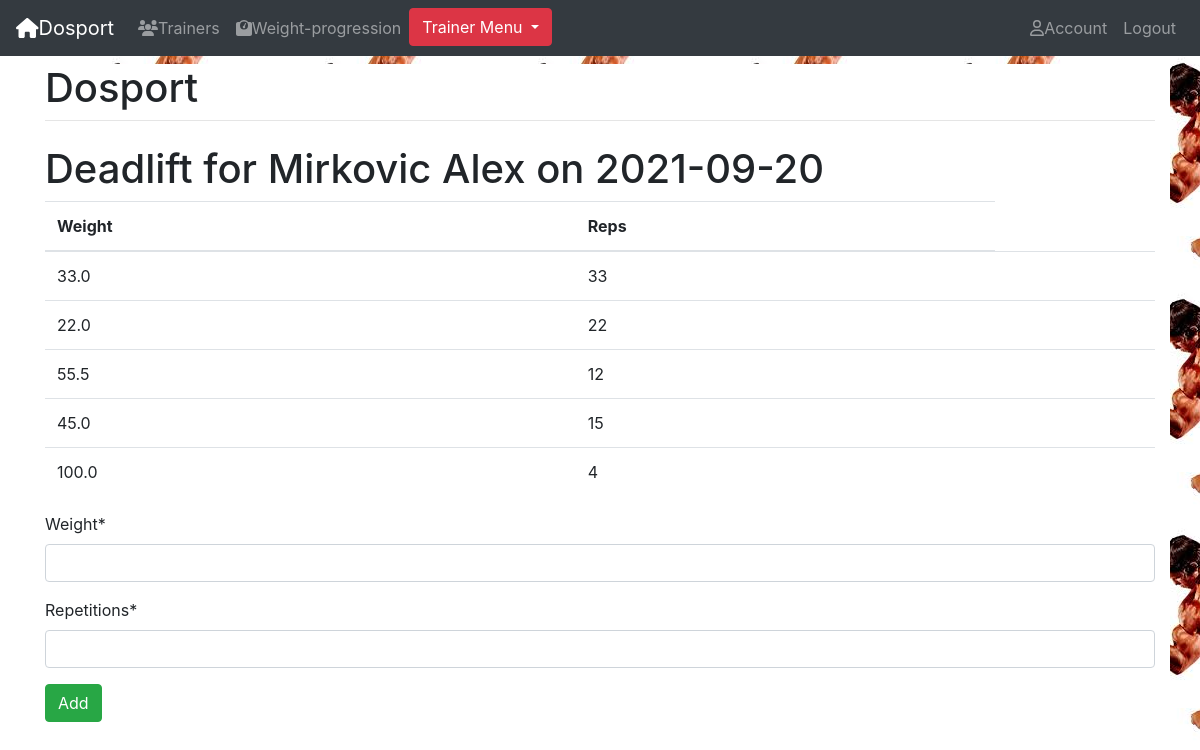
The page /add-given-set/14 (signed in) on the database its author committed.
### fitness/models.py (models this page shows, shortened)
class ExerciseInstance(mo.Model):
    exercise = mo.ForeignKey(Exercise, on_delete=mo.CASCADE)
    day = mo.ForeignKey(Day, on_delete=mo.CASCADE)
    performance = mo.FileField(upload_to='performaces/', null=1, blank=1)
    review = mo.TextField(max_length=1000, help_text='Enter a review of the performance.', null=1, blank=1)
    class Meta:
        ordering = ['exercise', 'day']
        unique_together = [['day', 'exercise']]
    def __str__(self):
        return f'{self.exercise.name} for {self.day.user} on {self.day}'

class Exercise(mo.Model):
    trainer = mo.ForeignKey(Account, on_delete=mo.CASCADE, validators=[validate_trainer])
    name = mo.CharField(max_length=50)
    description = mo.TextField(max_length=1000, help_text='Enter a brief description of the exercise.', null=1, blank=1)
    tutorial = mo.FileField(upload_to='tutorials/', null=1, blank=1)
    PRIORITY = (
        (1, 'Start'),
        (2, 'Middle'),
        (3, 'End'),
    )
    priority = mo.IntegerField(choices=PRIORITY)
    class Meta:
        ordering = ['priority']

class Day(mo.Model):
    user = mo.ForeignKey(Account, on_delete=mo.CASCADE)
    date = mo.DateField(default=tomorrow, validators=[validate_date])
    description = mo.TextField(max_length=1000, help_text='Enter a brief description of the training day.', null=1, blank=1)
    duration = mo.DurationField(null=1, blank=1)
    class Meta:
        unique_together = [['user', 'date']]
    def __str__(self):
        return f'{self.date}'

class SetPair(mo.Model):
    exercise = mo.ForeignKey(ExerciseInstance, on_delete=mo.CASCADE, default=None)
    given_set = mo.OneToOneField(Set,related_name='given_set', on_delete=mo.CASCADE)
    done_set = mo.OneToOneField(Set,related_name='done_set', on_delete=mo.SET_NULL,  null=1, blank=1)
    def __str__(self):
        return f'{self.given_set}\n{self.done_set}'

class Set(mo.Model):
    weight = mo.FloatField(validators = [MinValueValidator(0)])
    repetitions = mo.IntegerField(validators = [MinValueValidator(1)])
    def __str__(self):
        return f'{self.repetitions}x{self.weight}'

### account/models.py (models this page shows, shortened)
class Account(AbstractBaseUser):
    email = models.EmailField(max_length=60, unique=True)
    first_name = models.CharField(max_length=50)
    last_name = models.CharField(max_length=50)
    profile_picture = models.ImageField(upload_to='profile_pictures/', null=True, blank=True, default=None)
    height = models.IntegerField(validators = [MinValueValidator(120),
        MaxValueValidator(230)], help_text='Enter your height in centimetres.', null=True, blank=True)
    weight = models.FloatField(validators = [MinValueValidator(30),
        MaxValueValidator(350)], help_text='Enter your weight in kilograms.', null=True, blank=True)
    birth_date = models.DateField(null=True, blank=True)
    about = models.TextField(max_length=1000, help_text='Say something about you.', null=1, blank=1)
    quote = models.CharField(max_length=30, help_text='', null=1, blank=1)
    trainer = models.ForeignKey('self', on_delete=models.SET_NULL, null=True, blank=True, default=None)
    GENDER = (
        ('M', 'Male'),
        ('F', 'Female'),
    )
    gender = models.CharField(max_length=1, choices=GENDER)
    is_trainer = models.BooleanField(default=False)
    date_joined = models.DateTimeField(verbose_name='date joined', auto_now_add=True)
    last_login = models.DateTimeField(verbose_name='last login', auto_now_add=True)
    is_admin = models.BooleanField(default=False)
    is_active = models.BooleanField(default=True)
    is_staff = models.BooleanField(default=False)
    is_superuser = models.BooleanField(default=False)
    USERNAME_FIELD = 'email'
    REQUIRED_FIELDS = ['first_name','last_name']
    class Meta:
        ordering = ['id']
    objects = MyAccountManager()
    def __str__(self):
        return self.first_name + ' ' + self.last_name
    def get_request_number(self):
        return self.trainer_request.count()

### fitness/views.py (the view, shortened to what this page needs)
# urls.py: path('add-given-set/<int:id>', v.add_given_set, name='add-given-set'),
def add_given_set(request, id):
    user = request.user
    if not user.is_authenticated:
        return redirect('login')
    if not user.is_trainer:
        return redirect("index")
    exercise_instance = get_object_or_404(ExerciseInstance.objects, pk=id)
    if exercise_instance.day.user.trainer != user:
        raise PermissionDenied
    form = CreateSet()
    print(exercise_instance.setpair_set.all())
    return render(request, 'fitness/add_set.html', {'form':form, 'exercise':exercise_instance})

### fitness/forms.py
class CreateSet(forms.Form):
    weight = forms.FloatField(validators = [MinValueValidator(0)]) #Some exercizes don't require the use of aditional weight. Ex pushupps.
    repetitions = forms.IntegerField(validators = [MinValueValidator(1)])

### fitness/templates/fitness/add_set.html (shortened to what this page needs)
{% extends "base.html" %}
{% load crispy_forms_tags %}
{% block content %}
<h1>{{ exercise }}</h1>
{% if exercise.setpair_set.all %}
    <table class="table table-hover">
        <thead>
            <tr>
                <th>Weight</th>
                <th>Reps</th>
            </tr>
        </thead>
        {% for set in exercise.setpair_set.all %}
            <tr>
                <td>{{set.given_set.weight}}</td>
                <td>{{set.given_set.repetitions}}<td>
            </tr>
        {% endfor %}
    </table>
{% endif %}
<form method="POST" class="form-group" enctype="multipart/form-data">
	{{ form|crispy }}
	<button type="submit" class="btn btn-success">Add</button>
</form>
{% endblock %}

### rows shown on the page
ExerciseInstance: exercise+day "Deadlift for Mirkovic Alex on 2021-09-20"
SetPair: given_set.weight "33.0", given_set.repetitions "33"
SetPair: given_set.weight "22.0", given_set.repetitions "22"
SetPair: given_set.weight "55.5", given_set.repetitions "12"
SetPair: given_set.weight "45.0", given_set.repetitions "15"
SetPair: given_set.weight "100.0", given_set.repetitions "4"
